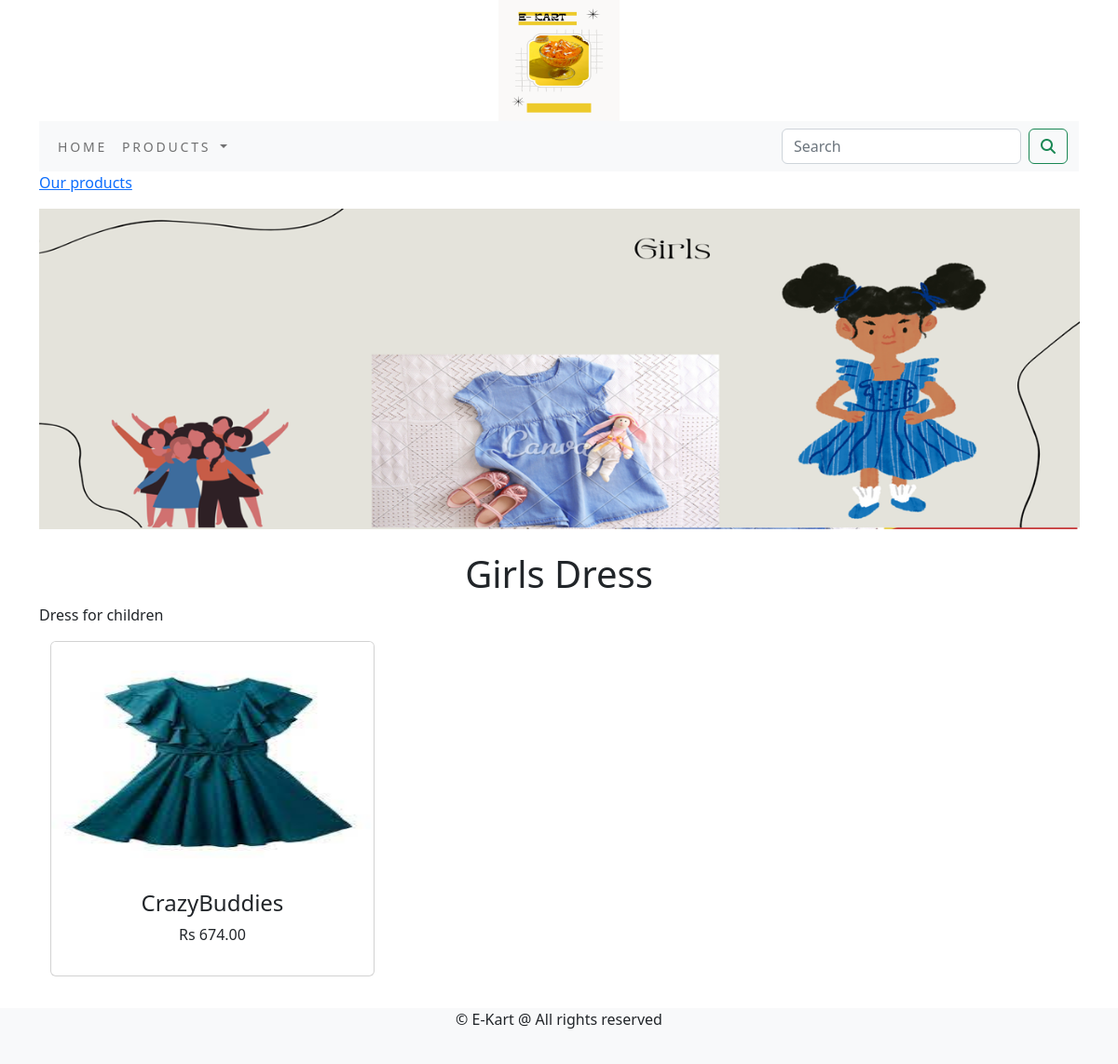
/shop/dress/, run on the app's committed database.
### shop/models.py (models this page shows, shortened)
class Category(models.Model):
    name=models.CharField(max_length=250,unique=True)
    slug=models.SlugField(max_length=250,unique=True)
    description=models.TextField(blank=True)
    image=models.ImageField(upload_to='category',blank=True)
    class Meta:
        ordering=('name',)
        verbose_name='category'
        verbose_name_plural='categories'
    def get_url(self):
        return  reverse('shop:products_by_category',args=[self.slug])

class Product(models.Model):
    name = models.CharField(max_length=250, unique=True)
    slug = models.SlugField(max_length=250, unique=True)
    description = models.TextField(blank=True)
    price=models.DecimalField(max_digits=10,decimal_places=2)
    category=models.ForeignKey(Category,on_delete=models.CASCADE)
    image = models.ImageField(upload_to='product', blank=True)
    stock=models.IntegerField()
    available=models.BooleanField(default=True)
    created=models.DateTimeField(auto_now_add=True)
    updated=models.DateTimeField(auto_now=True)
    def get_url(self):
           return reverse('shop:prodCatdetail',args=[self.category.slug,self.slug])
    class Meta:
        ordering=('name',)
        verbose_name='product'
        verbose_name_plural='products'

### shop/views.py (the view)
# urls.py: path('', views.allProdCat, name='allProdCat'),
def allProdCat(request,c_slug=None):
    c_page=None
    products_list=None
    if c_slug!=None:
        c_page=get_object_or_404(Category,slug=c_slug)
        products_list=Product.objects.all().filter(category=c_page,available=True)
    else:
        products_list=Product.objects.all().filter(available=True)
    paginator=Paginator(products_list,6)
    try :
        page=int(request.GET.get('page','1'))
    except:
        page=1
    try:
        products=paginator.page(page)
    except (EmptyPage,InvalidPage):
        products=paginator.page(paginator.num_pages)
    return render(request,'category.html',{'category':c_page,'products':products})

### cart/context_processors.py (called while the page is built)
def counter(request):
    item_count=0
    if 'admin' in request.path:
        return {}
    else:
        try:
            cart=Cart.objects.filter(cart_id=_cart_id(request))
            car_items=CartItem.objects.all().filter(cart=cart[:1])
            for cart_item in car_items:
                item_count += cart_item.quantity
        except Cart.DoesNotExist:
            item_count =0
    return dict(item_count=item_count)

### cart/views.py (called while the page is built)
def _cart_id(request):
    cart=request.session.session_key
    if not cart:
        cart=request.session.create()
    return cart

### shop/context_processors.py (called while the page is built)
def menu_links(request):
    links=Category.objects.all()
    return dict(links=links)

### template/category.html (shortened to what this page needs)
{% extends 'base.html'%}
{% load static %}
{% block content %}
 {% if category %}
    <div>
        <div>
            <p> <a href="{% url 'shop:allProdCat' %}">Our products</a></p>
        </div>
    </div>
{% endif %}
 <div class="mx_auto">
     {% if category %}
     <img class="my_image" src="{{category.image.url }}"  width="1117px"  alt="{{category.name}}">
 </div><br>
<div>
    <h1 class="text-center my_title">{{category.name}}</h1>
    <p class="text-justify">{{category.description}}</p>
 </div>
    {% endif %}
    <div class="container">
        <div class="row mx_auto">
        {% for product in products.object_list %}
        <div class="my_bottom_margin col-2 col-sm-4 col-md-4 xol-md-4 xol-lg-4">
            <div class="card text-center" style="min-width:18rem;">
        <a href="{{product.get_url}}"><img class="card-img-top my_image" src="{{product.image.url}}" alt="{{product.name}}" height="250px"></a>
        <div class="card-body">
          <h4>{{product.name}}</h4>
            <p>Rs {{product.price}}</p>
        </div>
                </div></div>
 {% endfor %}
    </div>
                </div><br>
        {% endblock %}

### static/css/custom.css (style rules this page uses)
body { font-family: 'Roboto', sans-serif; }
.my_image { width=60px; height=60px; }
.my_bottom_margin { margin-bottom:10px; }

### data on the page
Category: image (picture), name "Girls Dress", description "Dress for children"
Product: image (picture), name "CrazyBuddies", price "674.00"
